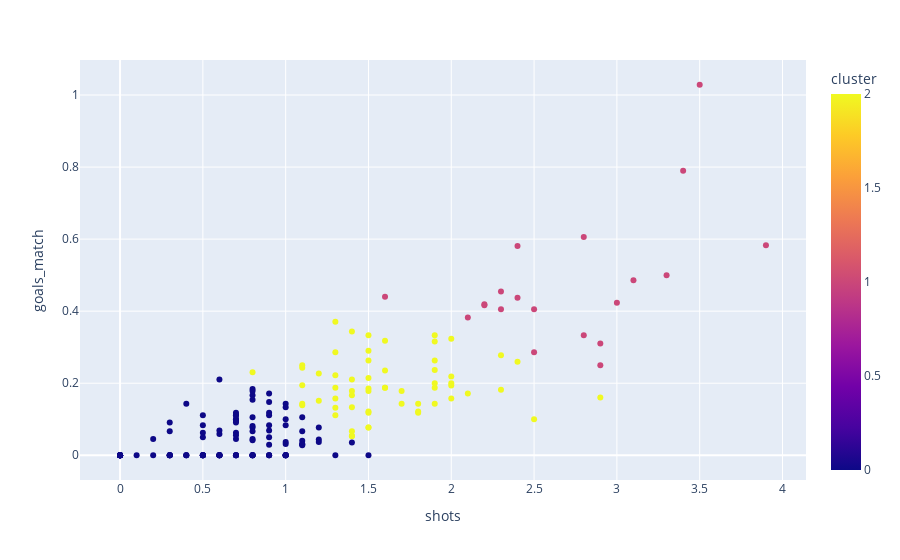

The cell this chart's notebook holds for it:
### Markdown cell above
Let's see the cluster distribution in a plot.

### Code cell
fig = px.scatter(df_offensive_cluster_label, x='shots', y='goals_match', color='cluster', 
                 hover_name=df_offensive_cluster_label['player_name'])
fig.show()

### Figure 1 — Plotly figure (JSON) as saved in the notebook; plotly's stock layout.template omitted (floating-point values rounded to 4 significant figures; data arrays with more than 128 entries replaced by an {"elided": "..."} marker saying what was removed)
{"data": [{"hovertemplate": "<b>%{hovertext}</b><br><br>shots=%{x}<br>goals_match=%{y}<br>cluster=%{marker.color}<extra></extra>", "hovertext": {"elided": "191 str values"}, "legendgroup": "", "marker": {"color": {"elided": "191 int values"}, "coloraxis": "coloraxis", "symbol": "circle"}, "mode": "markers", "name": "", "orientation": "v", "showlegend": false, "type": "scatter", "x": {"elided": "191 float values"}, "xaxis": "x", "y": {"elided": "191 float values"}, "yaxis": "y"}], "layout": {"coloraxis": {"colorbar": {"title": {"text": "cluster"}}, "colorscale": [[0, "#0d0887"], [0.1111, "#46039f"], [0.2222, "#7201a8"], [0.3333, "#9c179e"], [0.4444, "#bd3786"], [0.5556, "#d8576b"], [0.6667, "#ed7953"], [0.7778, "#fb9f3a"], [0.8889, "#fdca26"], [1, "#f0f921"]]}, "legend": {"tracegroupgap": 0}, "margin": {"t": 60}, "xaxis": {"anchor": "y", "domain": [0, 1], "title": {"text": "shots"}}, "yaxis": {"anchor": "x", "domain": [0, 1], "title": {"text": "goals_match"}}}}
